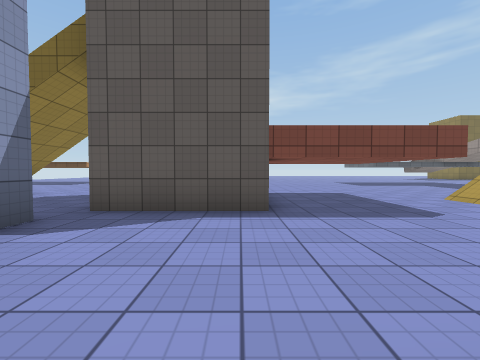
View 1 (above)

19 first-person views from a walk through a scene from a Unity 3-D project. The camera is 1.2 m above the floor, tilts 2° down and sees 90° across. The floor is counted in squares, 2 m on a side. Each view is taken from the middle of a square. On the plan, view 1 faces up. The plan holds only what a view shows up to about 9 squares ahead; the rest is blank. The place goes on beyond the plan. The player character is not drawn. Surface patterns are stand-ins for the level's own textures.

View 2
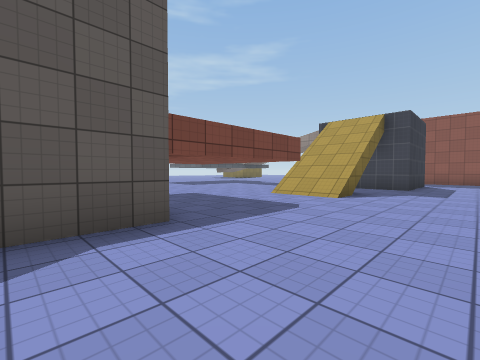

View 3
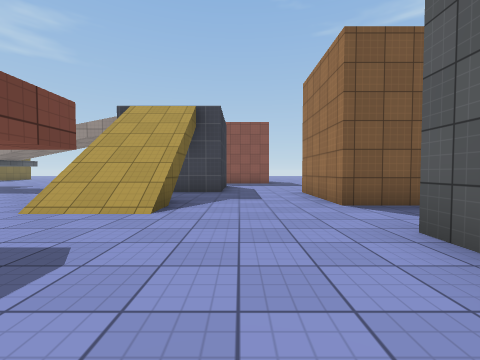

View 4
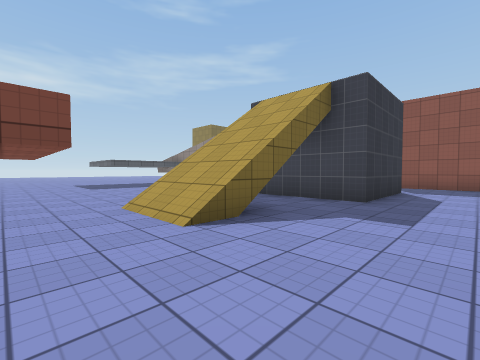

View 5
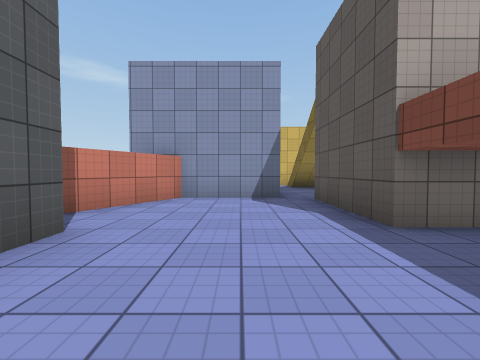

View 6
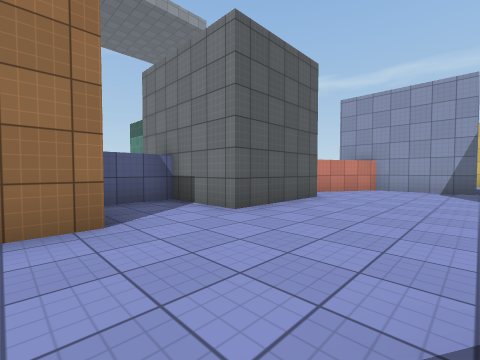

View 7
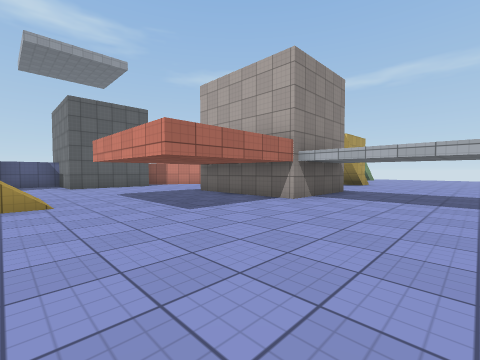

View 8
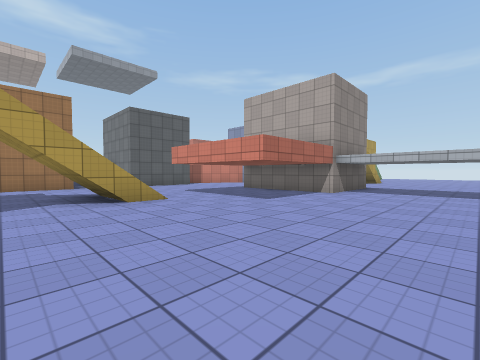

View 9
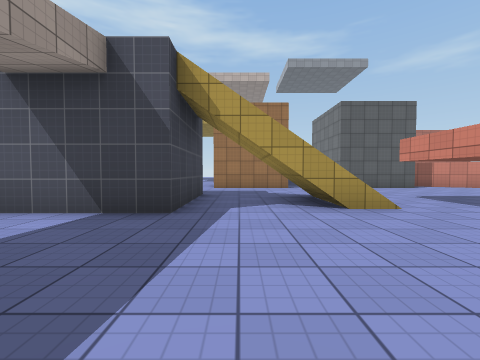

View 10
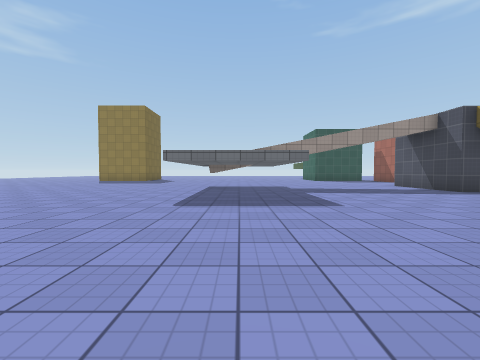

View 11
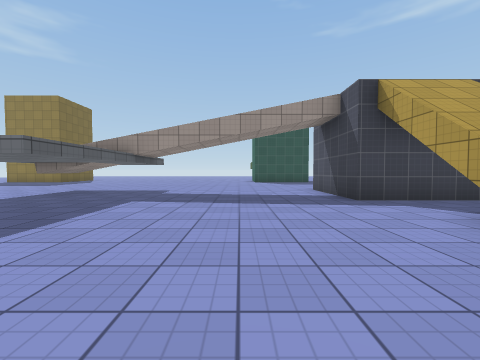

View 12
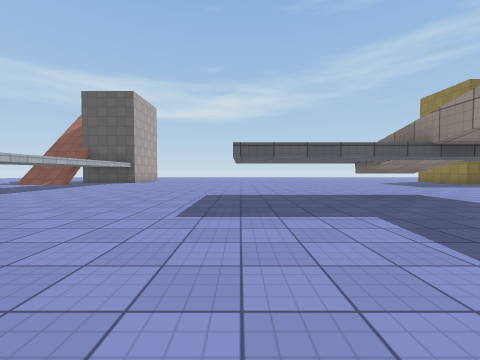

View 13
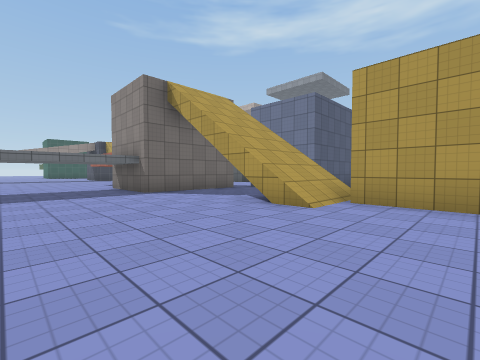

View 14
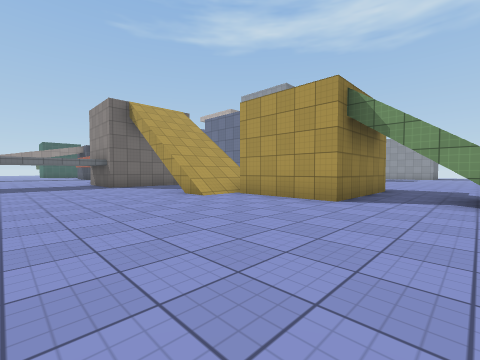

View 15
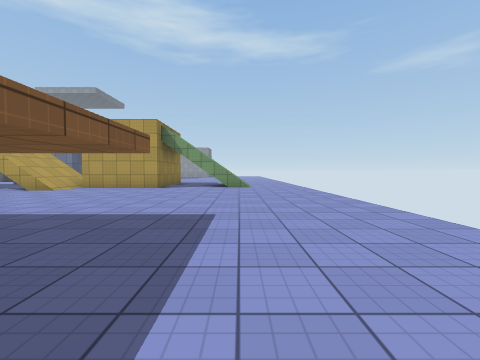

View 16
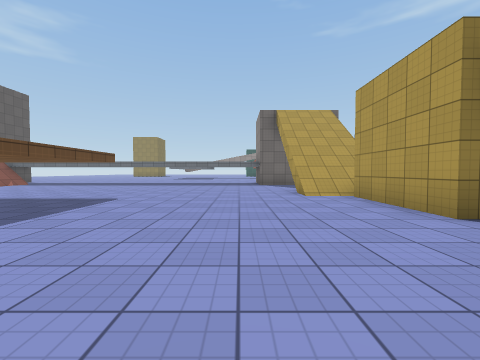

View 17
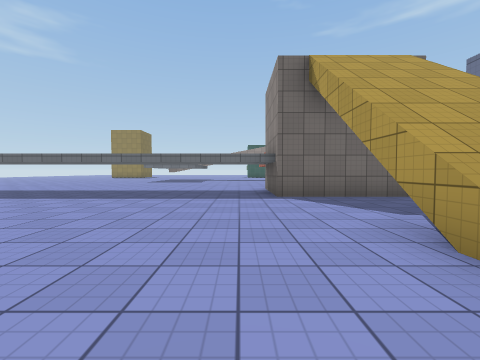

View 18
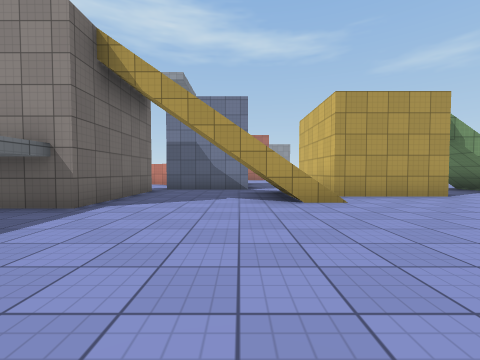

View 19
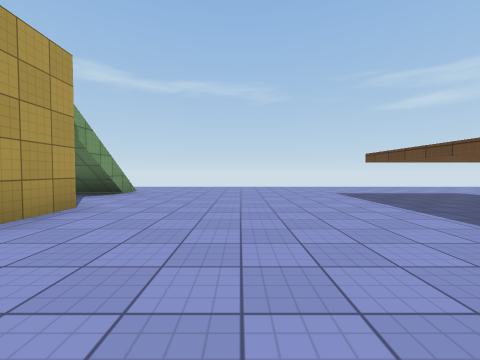

### Floor plan
Key: @ floor where view 1 was taken; # wall or solid block; . main floor; : floor 2 m higher than the main floor; + floor 3 m higher than the main floor; / step, stairs or slope; ≈ liquid the walk keeps out of; T thing the floor can be seen under or through.
Columns run from 15 left of view 1 to 10 right of it. Each row starts with its distance up from view 1.
 18                       ....
 17                      .....
 16 ..        ..    ..........
 15 ...      ...   :..........
 14 ...      ...   :..........
 13 ...T     ..... :.....T  TT
 12 ...T     .....  .....T  T
 11 ....TTTT......  .....TTTT#
 10 .............. :..........
  9 .............. :..........
  8 .............. :..........
  7 .............###TTT.......
  6 ........// ..###  T.......
  5 .....###///..###  T.// ###
  4   ≈#.###//+..###TTT.//####
  3   ≈#.### .###..........###
  2    ..### .###.............
  1    ...    ###.............
  0    ...      ###@###..###..
 -1    ..         #   #..#
 -2                   ####

Where each view was taken, in squares from view 1:
view 1: 0 up, 0 right, facing up
view 2: 1 up, 1 left, facing up-right
view 3: 2 up, 1 right, facing right
view 4: 1 up, 3 right, facing up-right
view 5: 2 up, 3 right, facing left
view 6: 3 up, 6 right, facing down-left
view 7: 10 up, 5 right, facing down-left
view 8: 10 up, 7 right, facing down-left
view 9: 9 up, 7 right, facing down
view 10: 12 up, 1 right, facing right
view 11: 8 up, 3 right, facing right
view 12: 7 up, 6 right, facing up
view 13: 10 up, 9 left, facing down-right
view 14: 10 up, 12 left, facing down-right
view 15: 14 up, 13 left, facing down
view 16: 8 up, 13 left, facing right
view 17: 8 up, 8 left, facing right
view 18: 11 up, 5 left, facing down
view 19: 8 up, 6 left, facing left
